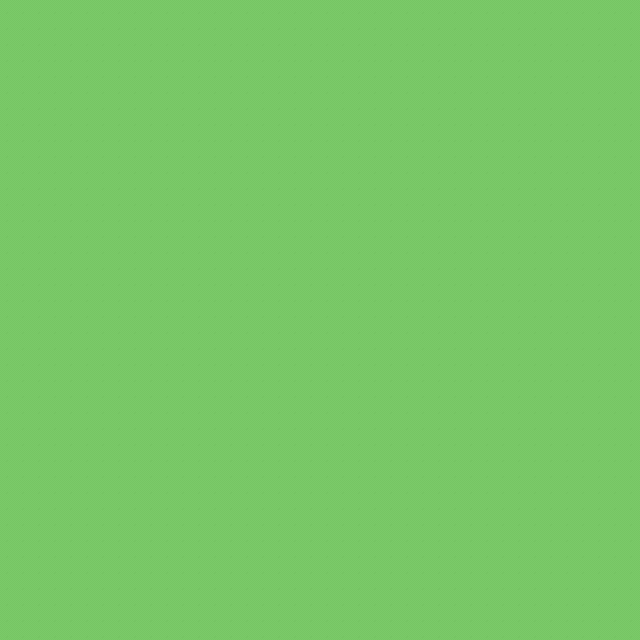

A 2D game scene composited from a Tiled map and its tileset images. What follows is a short description and the map's XML, with each tile layer's data collapsed to a summary:
An orthogonal 40x40 tile map with 16x16 px tiles, 1 tile layer (Tile Layer 1).

<map version="1.10" tiledversion="1.10.2" orientation="orthogonal" renderorder="right-down" width="40" height="40" tilewidth="16" tileheight="16" infinite="0" nextlayerid="2" nextobjectid="1">
 <tileset firstgid="1" name="Serene_Village_16x16" tilewidth="16" tileheight="16" tilecount="855" columns="19">
  <image source="../images/Serene_Village_16x16.png" width="304" height="720" />
 </tileset>
 <layer id="1" name="Tile Layer 1" width="40" height="40">
  <data>[1600 cells, 1600 non-empty, 1 distinct tile ids]</data>
 </layer>
</map>
